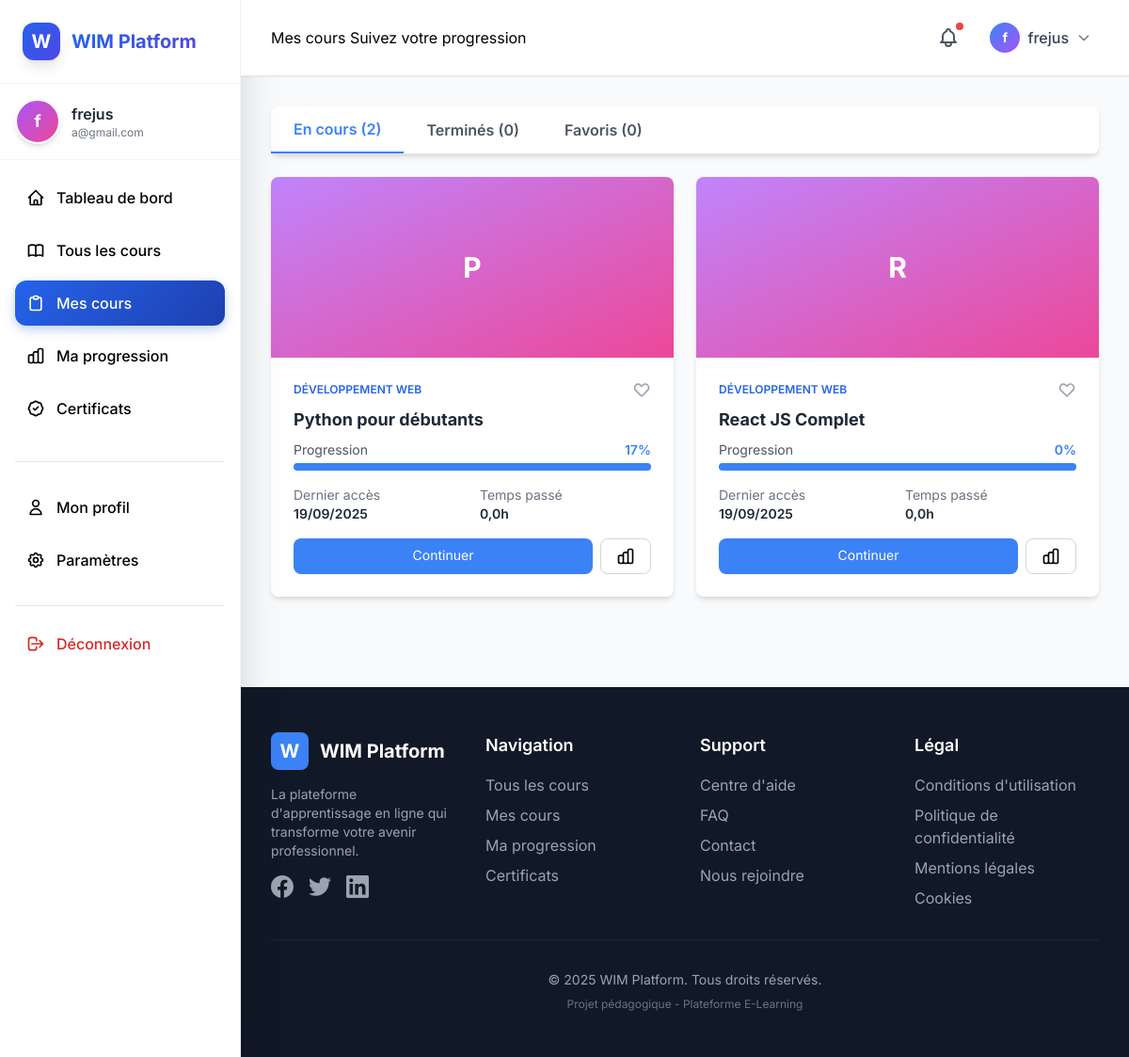
/enrollments/my-courses/ (signed in), run on an earlier commit of the app's database.
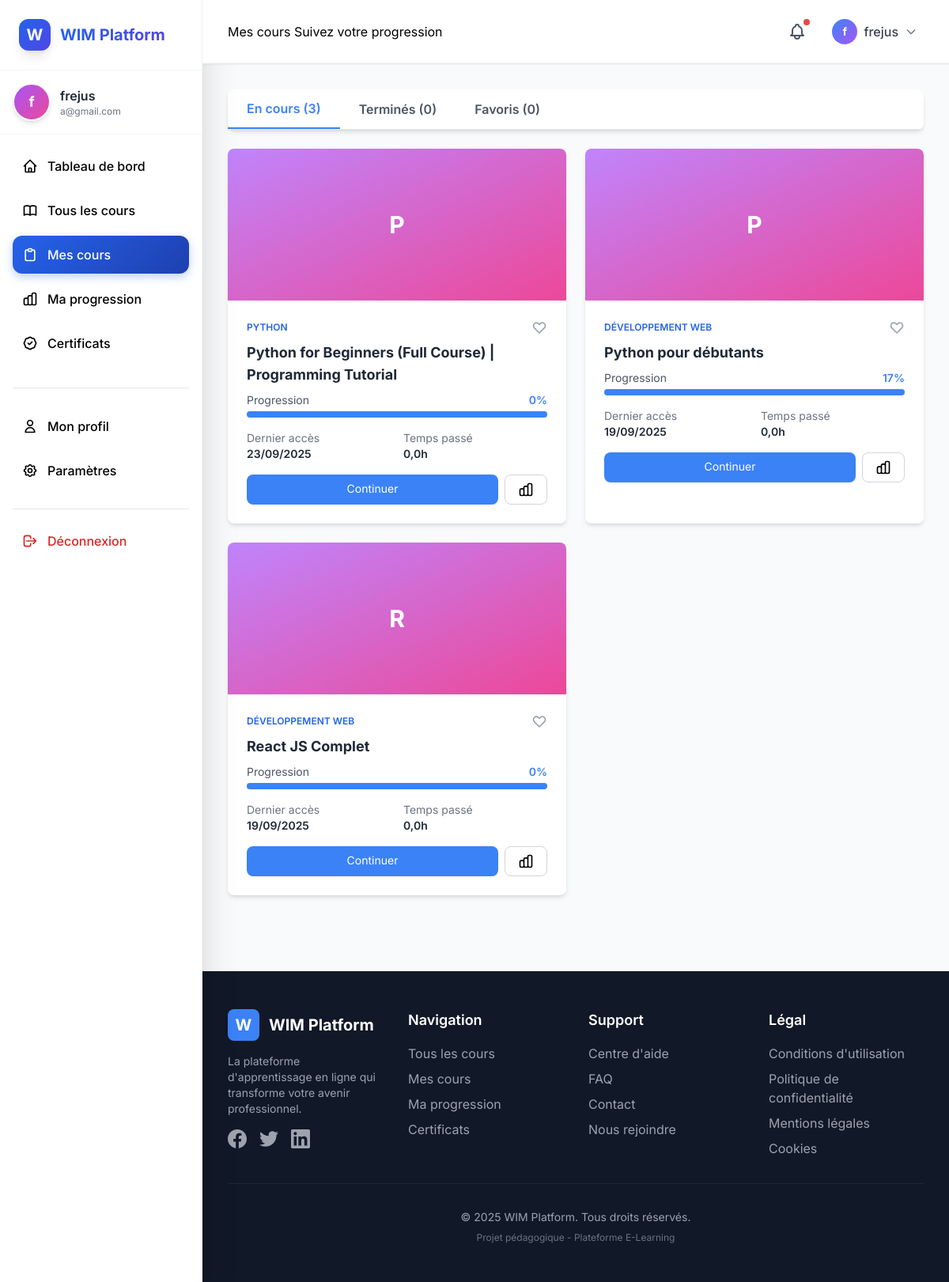
And on a later commit of the database.
### apps/enrollments/models.py (models this page shows, shortened)
class Enrollment(models.Model):
    user = models.ForeignKey('users.User', on_delete=models.CASCADE, related_name='enrollments',
                             verbose_name='utilisateur')
    course = models.ForeignKey('courses.Course', on_delete=models.CASCADE, related_name='enrollments',
                               verbose_name='cours')
    progress_percentage = models.DecimalField('progression (%)', max_digits=5, decimal_places=2, default=0,
                                              validators=[MinValueValidator(0), MaxValueValidator(100)])
    enrolled_at = models.DateTimeField('inscrit le', auto_now_add=True)
    started_at = models.DateTimeField('commencé le', null=True, blank=True)
    completed_at = models.DateTimeField('complété le', null=True, blank=True)
    last_accessed = models.DateTimeField('dernier accès', auto_now=True)
    is_active = models.BooleanField('actif', default=True)
    is_completed = models.BooleanField('complété', default=False)
    is_favorite = models.BooleanField('favori', default=False)
    total_time_spent = models.IntegerField('temps total (secondes)', default=0)
    class Meta:
        verbose_name = 'inscription'
        verbose_name_plural = 'inscriptions'
        ordering = ['-enrolled_at']
        unique_together = [['user', 'course']]

### apps/courses/models.py (models this page shows, shortened)
class Course(models.Model):
    DIFFICULTY_CHOICES = [
        ('beginner', 'Débutant'),
        ('intermediate', 'Intermédiaire'),
        ('advanced', 'Avancé'),
    ]
    title = models.CharField('titre', max_length=200)
    slug = models.SlugField('slug', max_length=250, unique=True, blank=True)
    description = models.TextField('description courte', max_length=500)
    full_description = models.TextField('description complète')
    category = models.ForeignKey(Category, on_delete=models.SET_NULL, null=True, related_name='courses',
                                 verbose_name='catégorie')
    instructor = models.ForeignKey('users.User', on_delete=models.CASCADE, related_name='taught_courses',
                                   verbose_name='instructeur')
    image = models.ImageField(upload_to='course_images/', verbose_name='image', blank=True, null=True)
    difficulty = models.CharField('difficulté', max_length=20, choices=DIFFICULTY_CHOICES, default='beginner')
    duration = models.IntegerField('durée (minutes)', default=0)
    price = models.DecimalField('prix', max_digits=10, decimal_places=2, default=0)
    rating = models.DecimalField('note', max_digits=3, decimal_places=2, default=0)
    total_students = models.IntegerField('étudiants', default=0)
    total_reviews = models.IntegerField('avis', default=0)
    is_published = models.BooleanField('publié', default=False)
    is_new = models.BooleanField('nouveau', default=True)
    is_featured = models.BooleanField('mis en avant', default=False)
    prerequisites = models.TextField('prérequis', blank=True)
    learning_objectives = models.TextField('objectifs', blank=True)
    youtube_playlist_id = models.CharField('ID Playlist YouTube', max_length=100, blank=True)
    youtube_channel_id = models.CharField('ID Chaîne YouTube', max_length=100, blank=True)
    youtube_channel_name = models.CharField('Nom Chaîne YouTube', max_length=200, blank=True)
    youtube_thumbnail_url = models.URLField('URL Miniature YouTube', blank=True)
    is_youtube_synced = models.BooleanField('Synchronisé YouTube', default=False)
    last_youtube_sync = models.DateTimeField('Dernière sync YouTube', null=True, blank=True)
    created_at = models.DateTimeField(auto_now_add=True)
    updated_at = models.DateTimeField(auto_now=True)
    class Meta:
        verbose_name = 'cours'
        verbose_name_plural = 'cours'
        ordering = ['-created_at']

class Category(models.Model):
    name = models.CharField('nom', max_length=100, unique=True)
    slug = models.SlugField('slug', max_length=100, unique=True, blank=True)
    description = models.TextField('description', blank=True)
    icon = models.CharField('icône', max_length=50, blank=True)
    color = models.CharField('couleur', max_length=7, default='#4A90E2')
    order = models.IntegerField('ordre', default=0)
    is_active = models.BooleanField('actif', default=True)
    class Meta:
        verbose_name = 'catégorie'
        verbose_name_plural = 'catégories'
        ordering = ['order', 'name']

### apps/enrollments/views.py (the view)
# urls.py: path('my-courses/', views.MyCoursesView.as_view(), name='my-courses'),
class MyCoursesView(LoginRequiredMixin, ListView):
    model = Enrollment
    template_name = 'enrollments/my_courses.html'
    context_object_name = 'enrollments'
    def get_queryset(self):
        return Enrollment.objects.filter(
            user=self.request.user,
            is_active=True
        ).select_related('course', 'course__category', 'course__instructor').order_by('-enrolled_at')
    def get_context_data(self, **kwargs):
        context = super().get_context_data(**kwargs)
        all_enrollments = self.get_queryset()
        status = self.request.GET.get('status', 'all')
        if status == 'completed':
            enrollments = all_enrollments.filter(is_completed=True)
        elif status == 'in_progress':
            enrollments = all_enrollments.filter(is_completed=False)
        elif status == 'favorites':
            enrollments = all_enrollments.filter(is_favorite=True)
        else:
            enrollments = all_enrollments
        context.update({
            'enrollments': enrollments,
            'active_enrollments': all_enrollments.filter(is_completed=False),
            'completed_enrollments': all_enrollments.filter(is_completed=True),
            'favorite_enrollments': all_enrollments.filter(is_favorite=True),
            'status_filter': status,
            'active_count': all_enrollments.filter(is_completed=False).count(),
            'completed_count': all_enrollments.filter(is_completed=True).count(),
            'favorites_count': all_enrollments.filter(is_favorite=True).count(),
        })
        return context

### apps/dashboard/templatetags/math_filters.py (called while the page is built)
@register.filter(name='div')
def divide(value, arg):
    try:
        if float(arg) == 0:
            return 0
        return float(value) / float(arg)
    except (ValueError, TypeError):
        return 0

### templates/enrollments/my_courses.html (shortened to what the changed rows need)
{% extends 'base.html' %}
{% load static %}
{% load math_filters %}
{% block content %}
<div class="bg-white rounded-lg shadow-md mb-6">
    <div class="flex border-b">
        <button onclick="showTab('active')"
                id="tab-active"
                class="tab-button px-6 py-3 font-semibold text-blue-500 border-b-2 border-blue-500">
            En cours ({{ active_count }})
        </button>
        <button onclick="showTab('completed')"
                id="tab-completed"
                class="tab-button px-6 py-3 font-semibold text-gray-600 hover:text-gray-800">
            Terminés ({{ completed_count }})
        </button>
        <button onclick="showTab('favorites')"
                id="tab-favorites"
                class="tab-button px-6 py-3 font-semibold text-gray-600 hover:text-gray-800">
            Favoris ({{ favorites_count }})
        </button>
    </div>
</div>
<div id="content-active" class="tab-content">
    <div class="grid grid-cols-1 lg:grid-cols-2 xl:grid-cols-3 gap-6">
        {% for enrollment in active_enrollments %}
        <div class="bg-white rounded-lg shadow-md overflow-hidden hover:shadow-xl transition-all duration-300">
            <div class="relative">
                {% if enrollment.course.image %}
                    <img src="{{ enrollment.course.image.url }}" alt="{{ enrollment.course.title }}" class="w-full h-48 object-cover">
                {% else %}
                    <div class="w-full h-48 bg-gradient-to-br from-purple-400 to-pink-500 flex items-center justify-center">
                        <span class="text-white text-3xl font-bold">{{ enrollment.course.title|first }}</span>
                    </div>
                {% endif %}
            </div>
            <div class="p-6">
                <div class="flex items-center justify-between mb-2">
                    <span class="text-xs font-semibold text-blue-600 uppercase">{{ enrollment.course.category.name }}</span>
                    <button class="text-gray-400 hover:text-red-500"
                            hx-post="{% url 'courses:toggle_favorite' enrollment.course.id %}"
                            hx-swap="outerHTML">
                        <svg class="w-5 h-5 {% if enrollment.is_favorite %}fill-current text-red-500{% endif %}" fill="none" stroke="currentColor" viewBox="0 0 24 24">
                            <path stroke-linecap="round" stroke-linejoin="round" stroke-width="2" d="M4.318 6.318a4.5 4.5 0 000 6.364L12 20.364l7.682-7.682a4.5 4.5 0 00-6.364-6.364L12 7.636l-1.318-1.318a4.5 4.5 0 00-6.364 0z"></path>
                        </svg>
                    </button>
                </div>
                <h3 class="text-lg font-bold text-gray-800 mb-2">{{ enrollment.course.title }}</h3>
                <div class="mb-4">
                    <div class="flex justify-between text-sm mb-1">
                        <span class="text-gray-600">Progression</span>
                        <span class="font-semibold text-blue-500">{{ enrollment.progress_percentage|floatformat:0 }}%</span>
                    </div>
                    <div class="w-full bg-gray-200 rounded-full h-2">
                        <div class="bg-blue-500 h-2 rounded-full transition-all duration-300" style="width: {{ enrollment.progress_percentage }}%"></div>
                    </div>
                </div>
                <div class="grid grid-cols-2 gap-4 mb-4 text-sm">
                    <div>
                        <p class="text-gray-500">Dernier accès</p>
                        <p class="font-semibold text-gray-800">{{ enrollment.last_accessed|date:"d/m/Y" }}</p>
                    </div>
                    <div>
                        <p class="text-gray-500">Temps passé</p>
                        <p class="font-semibold text-gray-800">{{ enrollment.total_time_spent|div:3600|floatformat:1 }}h</p>
                    </div>
                </div>
                <div class="flex gap-2">
                    <a href="{% url 'courses:detail' enrollment.course.slug %}"
                       class="flex-1 px-4 py-2 bg-blue-500 text-white rounded-lg hover:bg-blue-600 transition text-center text-sm">
                        Continuer
                    </a>
                    <a href="{% url 'progress:course_progress' enrollment.course.id %}"
                       class="px-4 py-2 border border-gray-300 rounded-lg hover:bg-gray-50 transition text-sm">
                    </a>
                </div>
            </div>
        </div>
        {% endfor %}
    </div>
</div>
{% endblock %}

What changed in the data, as far as the page shows it:
added Enrollment: course|first "P", course.category.name "PYTHON", is_favorite False (drawn), course "Python for Beginners (Full Course) | Programming Tutorial", progress_percentage "0", last_accessed "23/09/2025", total_time_spent|div "0,0"
Also different on the page:
{{ active_count }}: "2" → "3"
